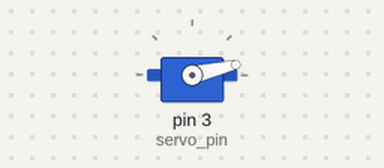
Recording of a sketch running on a simulated Arduino Uno, built with avr-gcc and run on an emulated ATmega328P. Parts: servo. Wiring (inferred from the names in the program): servo: signal pin 3. Servo pulses on a pin are drawn as a servo (544–2400 µs = 0–180°).

Above: at 0.05 s.
At 0.6 s:
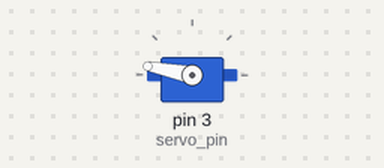
At 0.85 s:
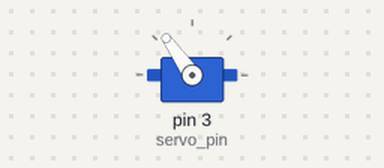
At 1.15 s:
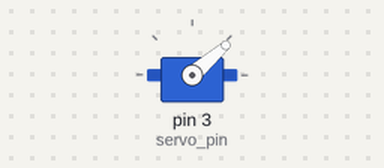
Timing chart, 0 to 3.0 s (numbered marks = the images above):
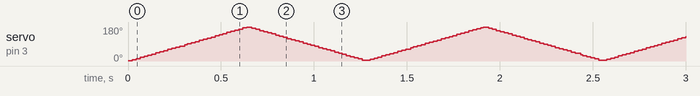

The sketch:

servo.ino
```cpp
#include<Servo.h>

Servo servo;

int servo_pin = 3;

void setup() {
  pinMode(servo_pin,OUTPUT);

}


void loop() {


  for(int i = 0; i<180; i+=2)
  {
    int pulse_high = map(i,0,180,1000,2000);
    write_angle(pulse_high);
    delay(5);
  }

  for(int i = 180; i>0; i-=2)
  {
    int pulse_high = map(i,0,180,1000,2000);
    write_angle(pulse_high);
    delay(5);
  }

}


void write_angle(int pulse){
  digitalWrite(3,HIGH);
  delayMicroseconds(pulse);
  digitalWrite(3,LOW);
  delayMicroseconds(2000 - pulse);
}
```
